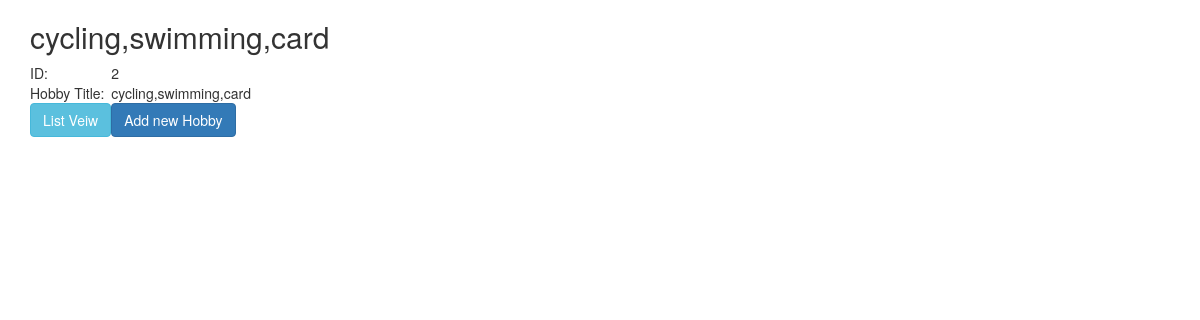
The app's page /views/SEIP129150/Hobby/veiw.php?id=2, older data.
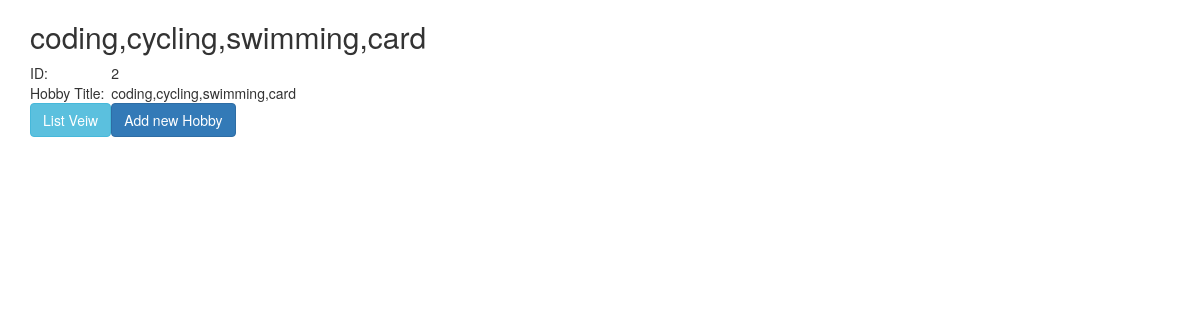
The same page, newer data.
### tables this page shows
CREATE TABLE `hobby` (
  `id` int(11) NOT NULL,
  `name` varchar(30) NOT NULL,
  `hobby` varchar(50) NOT NULL,
  `trash` time DEFAULT NULL
);

### src/BITM/SEIP129150/Hobby/Hobby.php (called while the page is built, shortened)
<?php
class Hobby{
    public  $id="";
    public  $conn;
    public  function __construct()
    {
        $this->conn = mysqli_connect("localhost", "root", "", "atomicprojectb21");
    }
    public  function  prepare($data=Array())
    {
        if (array_key_exists('id', $data)) {
            $this->id = $data['id'];
        }
    }
    public  function  veiw(){
        $query = "SELECT * FROM `hobby` WHERE `id`=" . $this->id;
        $result = mysqli_query($this->conn, $query);
        $row = mysqli_fetch_assoc($result);
        return $row;
    }
}

### views/SEIP129150/Hobby/veiw.php (the view, shortened to what this page needs)
<?php
$hobby=new Hobby();
$hobby->prepare($_GET);
$Hobby=$hobby->veiw();
?>
<!DOCTYPE html>
<html lang="en">
<head>
    <link rel="stylesheet" href="http://maxcdn.bootstrapcdn.com/bootstrap/3.3.6/css/bootstrap.min.css">
</head>
<body bgcolor="#00ffff">
<div class="container">
    <h2><?php echo $Hobby['hobby']?></h2>
    <ul class="list-group">
        <table>
            <tr>
                <td>
                    ID:
                </td>
                <td>
                    <?php echo $Hobby['id']?>
                </td>
            </tr>
            <tr>
                <td>Hobby Title:</td>
                <td><?php echo $Hobby['hobby']?></td>
            </tr>
            <tr>
                <td>
                    <a href="index.php" class="btn btn-info" role="button">List Veiw</a>
                </td>
                <td>
                    <a href="create.php" class="btn btn-primary" role="button">Add new Hobby</a>
                </td>
            </tr>
        </table>
    </ul>
</div>
</body>
</html>

Row changes from the older to the newer data that the page shows:
changed hobby id 2: hobby "cycling,swimming,card" → "coding,cycling,swimming,card"
